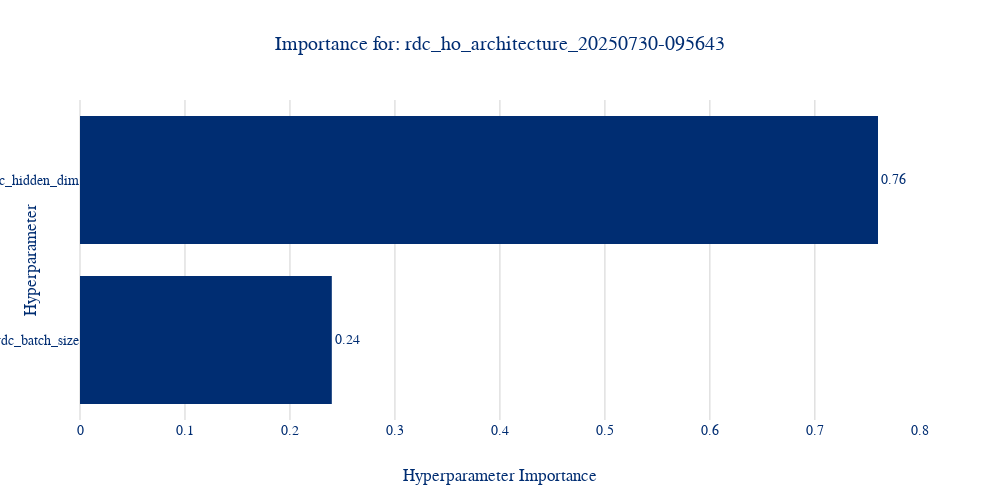
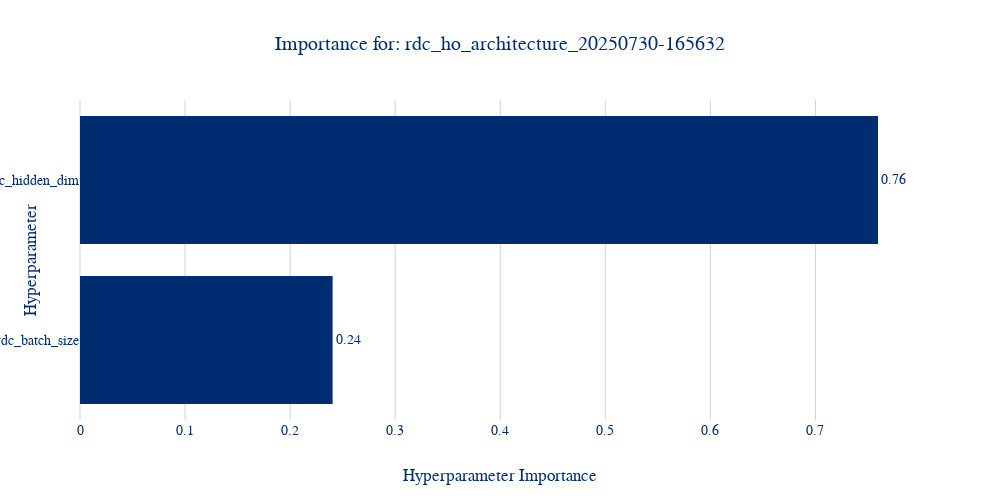
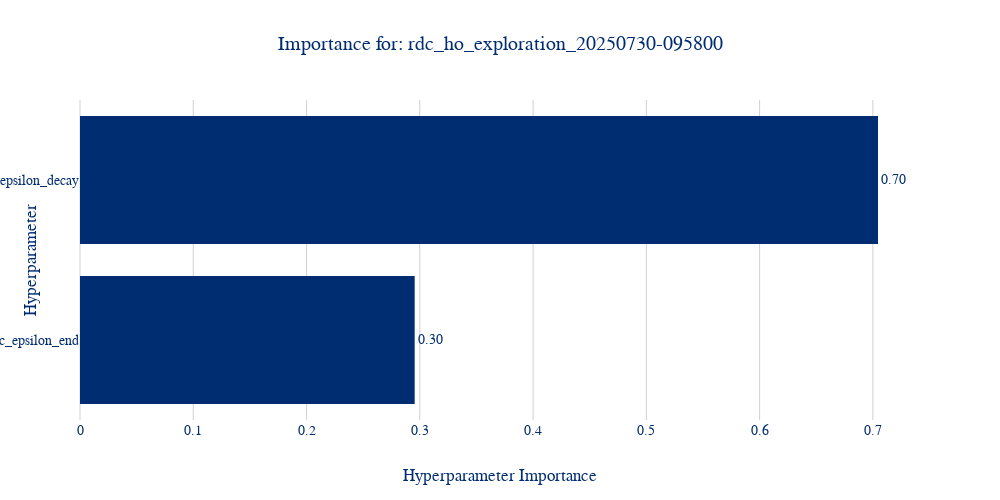
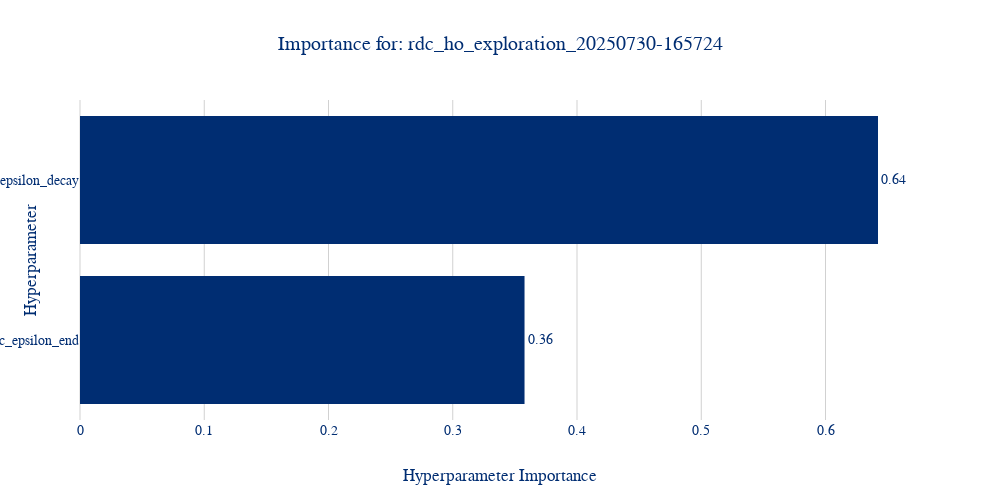

The cell these charts' notebook holds for them, in order:
### Markdown cell above
### Individual Importance Plots (Per File)

These plots show the hyperparameter importance for each individual experimental run. This is the most accurate way to see which parameters were most influential in a specific context (e.g., for architecture tuning).

### Code cell
for filename, df in rdc_dfs_dict.items():
    study_name = filename.replace(STUDY_FILE_SUFFIX, '')

    temp_study = create_study_from_df(study_name, df.copy())

    fig = optuna.visualization.plot_param_importances(temp_study)
    fig.update_layout(
        title=f"Importance for: {study_name}",
        width=1000,
        height=500
    )
    fig.show()

### Figure 1 — Plotly figure (JSON) as saved in the notebook; plotly's stock layout.template omitted (floating-point values rounded to 4 significant figures)
{"data": [{"cliponaxis": false, "hovertemplate": ["rdc_batch_size (CategoricalDistribution): 0.23986359707561417<extra></extra>", "rdc_hidden_dim (CategoricalDistribution): 0.7601364029243859<extra></extra>"], "name": "Objective Value", "orientation": "h", "text": ["0.24", "0.76"], "textposition": "outside", "type": "bar", "x": [0.2399, 0.7601], "y": ["rdc_batch_size", "rdc_hidden_dim"]}], "layout": {"height": 500, "title": {"text": "Importance for: rdc_ho_architecture_20250730-095643"}, "width": 1000, "xaxis": {"title": {"text": "Hyperparameter Importance"}}, "yaxis": {"title": {"text": "Hyperparameter"}}}}

### Figure 2 — Plotly figure (JSON) as saved in the notebook; plotly's stock layout.template omitted (floating-point values rounded to 4 significant figures)
{"data": [{"cliponaxis": false, "hovertemplate": ["rdc_batch_size (CategoricalDistribution): 0.2404377709029176<extra></extra>", "rdc_hidden_dim (CategoricalDistribution): 0.7595622290970824<extra></extra>"], "name": "Objective Value", "orientation": "h", "text": ["0.24", "0.76"], "textposition": "outside", "type": "bar", "x": [0.2404, 0.7596], "y": ["rdc_batch_size", "rdc_hidden_dim"]}], "layout": {"height": 500, "title": {"text": "Importance for: rdc_ho_architecture_20250730-165632"}, "width": 1000, "xaxis": {"title": {"text": "Hyperparameter Importance"}}, "yaxis": {"title": {"text": "Hyperparameter"}}}}

### Figure 3 — Plotly figure (JSON) as saved in the notebook; plotly's stock layout.template omitted (floating-point values rounded to 4 significant figures)
{"data": [{"cliponaxis": false, "hovertemplate": ["rdc_epsilon_end (FloatDistribution): 0.29547514330650193<extra></extra>", "rdc_epsilon_decay (FloatDistribution): 0.704524856693498<extra></extra>"], "name": "Objective Value", "orientation": "h", "text": ["0.30", "0.70"], "textposition": "outside", "type": "bar", "x": [0.2955, 0.7045], "y": ["rdc_epsilon_end", "rdc_epsilon_decay"]}], "layout": {"height": 500, "title": {"text": "Importance for: rdc_ho_exploration_20250730-095800"}, "width": 1000, "xaxis": {"title": {"text": "Hyperparameter Importance"}}, "yaxis": {"title": {"text": "Hyperparameter"}}}}

### Figure 4 — Plotly figure (JSON) as saved in the notebook; plotly's stock layout.template omitted (floating-point values rounded to 4 significant figures)
{"data": [{"cliponaxis": false, "hovertemplate": ["rdc_epsilon_end (FloatDistribution): 0.3577629998739358<extra></extra>", "rdc_epsilon_decay (FloatDistribution): 0.6422370001260642<extra></extra>"], "name": "Objective Value", "orientation": "h", "text": ["0.36", "0.64"], "textposition": "outside", "type": "bar", "x": [0.3578, 0.6422], "y": ["rdc_epsilon_end", "rdc_epsilon_decay"]}], "layout": {"height": 500, "title": {"text": "Importance for: rdc_ho_exploration_20250730-165724"}, "width": 1000, "xaxis": {"title": {"text": "Hyperparameter Importance"}}, "yaxis": {"title": {"text": "Hyperparameter"}}}}
